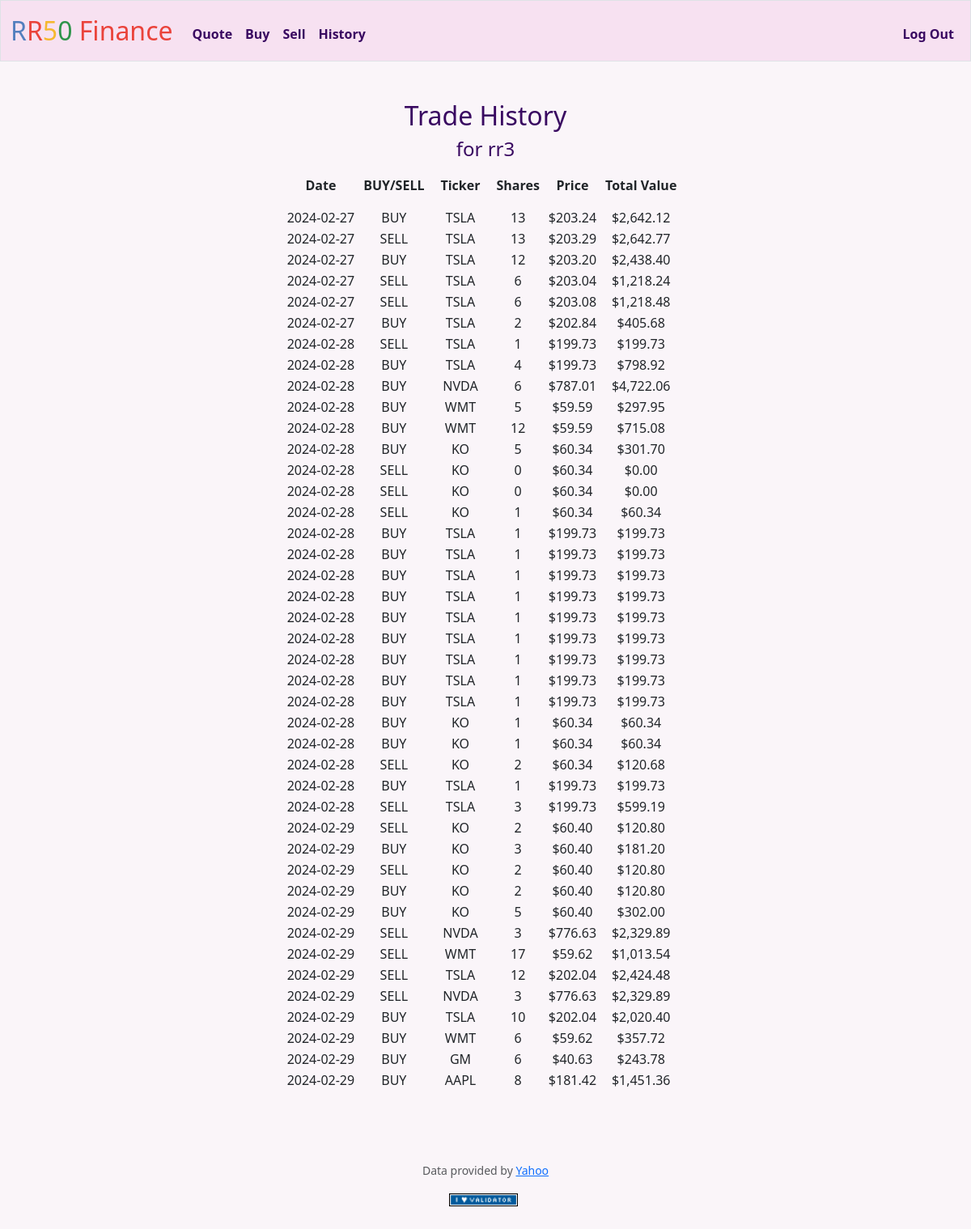
The page /history (signed in) on the database its author committed.
### tables this page shows
CREATE TABLE users (id INTEGER PRIMARY KEY AUTOINCREMENT NOT NULL, username TEXT NOT NULL, hash TEXT NOT NULL, cash NUMERIC NOT NULL DEFAULT 10000.00);

CREATE TABLE 'transactions' (id INTEGER PRIMARY KEY AUTOINCREMENT NOT NULL,'date_time' INTEGER NOT NULL, username TEXT NOT NULL, ticker TEXT NOT NULL, price INTEGER NOT NULL, units INTEGER NOT NULL, buy_sell TEXT NOT NULL, 'total_cost'  INTEGER NOT NULL  , 'balance_remaining'  INTEGER NOT NULL  );

### app.py (the view)
@app.route("/history")
@login_required
def history():
    name = db.execute("SELECT username FROM users WHERE id = ?;", session['user_id'])
    account_name = name[0]['username']
    history = db.execute(
        "SELECT date_time, buy_sell, ticker, units, price, total_cost FROM transactions WHERE username = ?;", account_name)
    for trade in history:
        trade.update({
            'date_time': trade['date_time'][:10],
            'price': usd(trade['price']),
            'total_cost': usd(trade['total_cost']),
        })
    return render_template("history.html", account_name=account_name, history=history)

### app.py (called while the page is built)
@app.after_request
def after_request(response):
    response.headers["Cache-Control"] = "no-cache, no-store, must-revalidate"
    response.headers["Expires"] = 0
    response.headers["Pragma"] = "no-cache"
    return response

### helpers.py (called while the page is built)
def login_required(f):
    @wraps(f)
    def decorated_function(*args, **kwargs):
        if session.get("user_id") is None:
            return redirect("/login")
        return f(*args, **kwargs)
    return decorated_function

def usd(value):
    return f"${value:,.2f}"

### templates/history.html (shortened to what this page needs)
{% extends "layout.html" %}
{% block main %}
<div class="header">
    <h2>Trade History</h2>
    <h4>for {{ account_name }} </h4>
</div>
<div class="container">
    <div class="section">
         <table>
            <thead>
                <tr>
                    <th class = head1 >Date</th>
                    <th class = head1 >BUY/SELL</th>
                    <th class = head1 >Ticker</th>
                    <th class = head1 >Shares</th>
                    <th class = head1 >Price</th>
                    <th class = head1 >Total Value</th>
                </tr>
            </thead>
            <tbody>
                {% for trade in history %}
                <tr>
                    <td class= "h_name">{{ trade.date_time }}</td>
                    <td class= "h_name">{{ trade.buy_sell }}</td>
                    <td class= "h_name">{{ trade.ticker }}</td>
                    <td class= "h_name">{{ trade.units }}</td>
                    <td class= "h_name">{{ trade.price }}</td>
                    <td class= "h_name">{{ trade.total_cost }}</td>
               </tr>
                {% endfor %}
                </tbody>
        </table>
     </div>
</div>
{% endblock %}

### static/styles.css (style rules this page uses)
body { background-color: #faf5f9; }
.head1, .head2, .head3 { padding : 10px 10px 15px 10px; }
table { margin-left : auto; margin-right : auto; }
.h_name { text-transform : uppercase; }
h2, h4, p, .head3, .head_price2 { color: #390961; }

### rows shown on the page
users: username "rr3"
transactions: date_time "2024-02-27", buy_sell "BUY", ticker "TSLA", units "13", price "$203.24", total_cost "$2,642.12"
transactions: date_time "2024-02-27", buy_sell "SELL", ticker "TSLA", units "13", price "$203.29", total_cost "$2,642.77"
transactions: date_time "2024-02-27", buy_sell "BUY", ticker "TSLA", units "12", price "$203.20", total_cost "$2,438.40"
transactions: date_time "2024-02-27", buy_sell "SELL", ticker "TSLA", units "6", price "$203.04", total_cost "$1,218.24"
transactions: date_time "2024-02-27", buy_sell "SELL", ticker "TSLA", units "6", price "$203.08", total_cost "$1,218.48"
transactions: date_time "2024-02-27", buy_sell "BUY", ticker "TSLA", units "2", price "$202.84", total_cost "$405.68"
transactions: date_time "2024-02-28", buy_sell "SELL", ticker "TSLA", units "1", price "$199.73", total_cost "$199.73"
transactions: date_time "2024-02-28", buy_sell "BUY", ticker "TSLA", units "4", price "$199.73", total_cost "$798.92"
transactions: date_time "2024-02-28", buy_sell "BUY", ticker "NVDA", units "6", price "$787.01", total_cost "$4,722.06"
transactions: date_time "2024-02-28", buy_sell "BUY", ticker "WMT", units "5", price "$59.59", total_cost "$297.95"
transactions: date_time "2024-02-28", buy_sell "BUY", ticker "WMT", units "12", price "$59.59", total_cost "$715.08"
transactions: date_time "2024-02-28", buy_sell "BUY", ticker "KO", units "5", price "$60.34", total_cost "$301.70"
transactions: date_time "2024-02-28", buy_sell "SELL", ticker "KO", units "0", price "$60.34", total_cost "$0.00"
transactions: date_time "2024-02-28", buy_sell "SELL", ticker "KO", units "0", price "$60.34", total_cost "$0.00"
transactions: date_time "2024-02-28", buy_sell "SELL", ticker "KO", units "1", price "$60.34", total_cost "$60.34"
transactions: date_time "2024-02-28", buy_sell "BUY", ticker "TSLA", units "1", price "$199.73", total_cost "$199.73"
transactions: date_time "2024-02-28", buy_sell "BUY", ticker "TSLA", units "1", price "$199.73", total_cost "$199.73"
transactions: date_time "2024-02-28", buy_sell "BUY", ticker "TSLA", units "1", price "$199.73", total_cost "$199.73"
transactions: date_time "2024-02-28", buy_sell "BUY", ticker "TSLA", units "1", price "$199.73", total_cost "$199.73"
transactions: date_time "2024-02-28", buy_sell "BUY", ticker "TSLA", units "1", price "$199.73", total_cost "$199.73"
transactions: date_time "2024-02-28", buy_sell "BUY", ticker "TSLA", units "1", price "$199.73", total_cost "$199.73"
transactions: date_time "2024-02-28", buy_sell "BUY", ticker "TSLA", units "1", price "$199.73", total_cost "$199.73"
transactions: date_time "2024-02-28", buy_sell "BUY", ticker "TSLA", units "1", price "$199.73", total_cost "$199.73"
transactions: date_time "2024-02-28", buy_sell "BUY", ticker "TSLA", units "1", price "$199.73", total_cost "$199.73"
transactions: date_time "2024-02-28", buy_sell "BUY", ticker "KO", units "1", price "$60.34", total_cost "$60.34"
transactions: date_time "2024-02-28", buy_sell "BUY", ticker "KO", units "1", price "$60.34", total_cost "$60.34"
transactions: date_time "2024-02-28", buy_sell "SELL", ticker "KO", units "2", price "$60.34", total_cost "$120.68"
transactions: date_time "2024-02-28", buy_sell "BUY", ticker "TSLA", units "1", price "$199.73", total_cost "$199.73"
transactions: date_time "2024-02-28", buy_sell "SELL", ticker "TSLA", units "3", price "$199.73", total_cost "$599.19"
transactions: date_time "2024-02-29", buy_sell "SELL", ticker "KO", units "2", price "$60.40", total_cost "$120.80"
transactions: date_time "2024-02-29", buy_sell "BUY", ticker "KO", units "3", price "$60.40", total_cost "$181.20"
transactions: date_time "2024-02-29", buy_sell "SELL", ticker "KO", units "2", price "$60.40", total_cost "$120.80"
transactions: date_time "2024-02-29", buy_sell "BUY", ticker "KO", units "2", price "$60.40", total_cost "$120.80"
transactions: date_time "2024-02-29", buy_sell "BUY", ticker "KO", units "5", price "$60.40", total_cost "$302.00"
transactions: date_time "2024-02-29", buy_sell "SELL", ticker "NVDA", units "3", price "$776.63", total_cost "$2,329.89"
transactions: date_time "2024-02-29", buy_sell "SELL", ticker "WMT", units "17", price "$59.62", total_cost "$1,013.54"
transactions: date_time "2024-02-29", buy_sell "SELL", ticker "TSLA", units "12", price "$202.04", total_cost "$2,424.48"
transactions: date_time "2024-02-29", buy_sell "SELL", ticker "NVDA", units "3", price "$776.63", total_cost "$2,329.89"
transactions: date_time "2024-02-29", buy_sell "BUY", ticker "TSLA", units "10", price "$202.04", total_cost "$2,020.40"
transactions: date_time "2024-02-29", buy_sell "BUY", ticker "WMT", units "6", price "$59.62", total_cost "$357.72"
transactions: date_time "2024-02-29", buy_sell "BUY", ticker "GM", units "6", price "$40.63", total_cost "$243.78"
transactions: date_time "2024-02-29", buy_sell "BUY", ticker "AAPL", units "8", price "$181.42", total_cost "$1,451.36"
